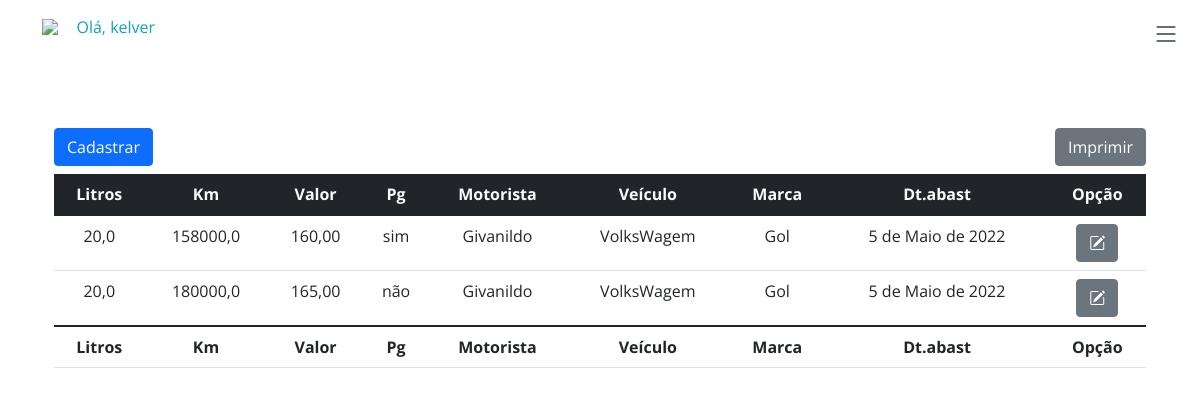
Page /abastecimento/ (signed in) on the committed database.
### core/models.py (models this page shows, shortened)
class Supply(models.Model):
    STATUS_CHOICES = (
        ('sim', 'Sim'),
        ('não', 'Não'),
    )
    amount_ofag_liters = models.FloatField('Quant de litros', blank=False)
    milee = models.FloatField('Kilometragem', blank=False)
    supply_value = models.DecimalField('Valor do abastecimento', decimal_places=2, max_digits=9, blank=False)
    payment = models.CharField('Pagamento', choices=STATUS_CHOICES, max_length=3)
    driver_name = models.CharField('Nome do motorista', max_length=50, blank=False)
    vehicle = models.ForeignKey(Vehicle, on_delete=models.CASCADE, verbose_name='Veículo')
    mark_supply = models.CharField('Marca', max_length=50, blank=False)
    date_supply = models.DateField('Data de abastecimento', blank=False)
    class Meta:
        verbose_name = 'Abastecimento'
        verbose_name_plural = 'Abastecimentos'
        ordering = ['-date_supply']

class Vehicle(models.Model):
    brand = models.CharField('Marca', max_length=30, blank=False)
    vehicle = models.CharField('Modelo', max_length=40, blank=False)
    color = models.CharField('Cor', max_length=20, blank=False)
    plate = models.CharField('Placa', max_length=10, blank=False)
    date_create = models.DateField('Data de Cadastro', blank=False)
    class Meta:
        verbose_name = 'Veículo'
        verbose_name_plural = 'Veículos'
        ordering = ['-date_create']
    def __str__(self):
        return self.brand

### core/views.py (the view, shortened to what this page needs)
# urls.py: path('abastecimento/', views.abast, name='abast'),
@login_required(login_url='login')
def abast(request):
    form = SuplyForm(request.POST or None)
    abastecimentos = Supply.objects.all()
    form = SuplyForm()
    return render(request, 'abast.html', {'abastecimentos': abastecimentos, 'form': form})

### core/templates/abast.html (shortened to what this page needs)
{% extends 'index.html' %}
{% load widget_tweaks %}
{% block content %}
<br><br><br><br><br>
<div class="container d-flex flex-column align-items-lg-start" id="fechar">
  <div class="container pt-2">
    <div class="row gy-4 gx-lg-4">
    </div>
  </div>
</div>
<div class="container d-flex flex-column align-items-lg-start">
  <div class="container">
    <button type="button" class="btn btn-primary" data-toggle="modal" data-target="#exampleModal" id="idabastecimento">Cadastrar</button>
    <a href="{% url 'export_excel_abastecimento' %}"><button type="button" class="btn btn-secondary float-end">Imprimir</button></a>
  </div>
</div>
<div class="container d-flex flex-column align-items-lg-start">
  <div class="container pt-2">
    <table class="table table-hover" id="tabela">
      <thead class="bg-dark text-light text-center">
        <tr>
          <th scope="col">Litros</th>
          <th scope="col">Km</th>
          <th scope="col">Valor</th>
          <th scope="col">Pg</th>
          <th scope="col">Motorista</th>
          <th scope="col">Veículo</th>
          <th scope="col">Marca</th>
          <th scope="col">Dt.abast</th>
          <th scope="col">Opção</th>
        </tr>
      </thead>
      <tbody class="text-center">
        {% for abastecimento in abastecimentos %}
        <tr>
          <td>{{ abastecimento.amount_ofag_liters }}</td>
          <td>{{ abastecimento.milee }}</td>
          <td>{{ abastecimento.supply_value }}</td>
          <td>{{ abastecimento.payment }}</td>
          <td>{{ abastecimento.driver_name }}</td>
          <td>{{ abastecimento.vehicle }}</td>
          <td>{{ abastecimento.mark_supply }}</td>
          <td>{{ abastecimento.date_supply }}</td>
          <td>
            <a href="{% url 'update_abast' abastecimento.id %}"><button class="btn btn-secondary bi bi-pencil-square" data-target="#exampleModal" data-toggle="modal"></button></a>
          </td>
        </tr>
        {% endfor %}
      </tbody>
      <tfoot class=" text-dark text-center">
        <th>Litros</th>
        <th>Km</th>
        <th>Valor</th>
        <th>Pg</th>
        <th>Motorista</th>
        <th>Veículo</th>
        <th>Marca</th>
        <th>Dt.abast</th>
        <th>Opção</th>
    </tfoot>
    </table>
  </div>
</div>
{% endblock %}

### core/templates/index.html (shortened to what this page needs)
<!DOCTYPE html>
<html lang="pt-BR">
{% load static %}
<head>
  <link href="{% static 'assets/vendor/bootstrap/css/bootstrap.min.css' %}" rel="stylesheet">
  <link href="{% static 'assets/vendor/bootstrap-icons/bootstrap-icons.css' %}" rel="stylesheet">
  <link href="{% static 'assets/vendor/aos/aos.css' %}" rel="stylesheet">
  <link href="{% static 'assets/vendor/glightbox/css/glightbox.min.css' %}" rel="stylesheet">
  <link href="{% static 'assets/vendor/swiper/swiper-bundle.min.css' %}" rel="stylesheet">
  <link href="{% static 'assets/css/variables.css' %}" rel="stylesheet">
  <link href="{% static 'assets/css/main.css' %}" rel="stylesheet">
  <link href="{% static 'assets/css/icones.css' %}" rel="stylesheet">
  <link rel="stylesheet" type="text/css" href="https://cdn.datatables.net/v/bs4/dt-1.11.5/datatables.min.css"/>
</head>
<body>
  {% block header %}
  <header id="header" class="header fixed-top" data-scrollto-offset="0">
    <div class="container d-flex align-items-center justify-content-between">
      {% if user.is_authenticated %}
      <a href="/" class="logo d-flex align-items-center scrollto me-auto me-lg-0">
        <img src="https://texbrasil.com.br/wp-content/uploads/2020/09/bonor-botoes.png">&nbsp;&nbsp; Olá, {{ user }}
      </a>
      <nav id="navbar" class="navbar">
        <i class="bi bi-list mobile-nav-toggle d-none"></i>
      </nav>
    </div>
    {% endif %}
  </header>
  {% endblock %}
  {% block content %}{% endblock %}
</body>
</html>

### core/static/assets/css/variables.css (style rules this page uses)
:root { --font-default: 'Open Sans', system-ui, -apple-system, "Segoe UI", Roboto, "Helvetica Neue", Arial, "Noto Sans", "Liberation Sans", sans-serif, "Apple Color Emoji", "Segoe UI Emoji", "Segoe UI Symbol", "Noto Color Emoji"; --font-primary: 'Source Sans Pro', sans-serif; --font-secondary: 'Poppins', sans-serif; --color-default: #1a1f24; --color-default-rgb: 26, 31, 36; --color-links: #0ea2bd; --color-links-hover: #1ec3e0; --color-primary: #0ea2bd; --color-primary-light: #1ec3e0; --color-primary-dark: #0189a1; --color-primary-rgb: 14, 162, 189; --color-primary-light-rgb: 30, 195, 224; --color-primary-dark-rgb: 1, 137, 161; --color-secondary: #485664; --color-secondary-light: #8f9fae; --color-secondary-dark: #3a4753; --color-secondary-rgb: 72, 86, 100; --color-secondary-light-rgb: 143, 159, 174; --color-secondary-dark-rgb: 58, 71, 83; --color-blue: #0d6efd; --color-blue-rgb: 13, 110, 253; --color-indigo: #6610f2; --color-indigo-rgb: 102, 16, 242; --color-purple: #6f42c1; --color-purple-rgb: 111, 66, 193; --color-pink: #f3268c; --color-pink-rgb: 243, 38, 140; --color-red: #df1529; --color-red-rgb: 223, 21, 4; --color-orange: #fd7e14; --color-orange-rgb: 253, 126, 20; --color-yellow: #ffc107; --color-yellow-rgb: 255, 193, 7; --color-green: #059652; --color-green-rgb: 5, 150, 82; --color-teal: #20c997; --color-teal-rgb: 32, 201, 151; --color-cyan: #0dcaf0; --color-cyan-rgb: 13, 202, 240; --color-white: #ffffff; --color-white-rgb: 255, 255, 255; --color-gray: #6c757d; --color-gray-rgb: 108, 117, 125; --color-black: #000000; --color-black-rgb: 0, 0, 0; }
:root { --bs-blue: var(--color-blue); --bs-indigo: var(--color-indigo); --bs-purple: var(--color-purple); --bs-pink: var(--color-pink); --bs-red: var(--color-red); --bs-orange: var(--color-orange); --bs-yellow: var(--color-yellow); --bs-green: var(--color-green); --bs-teal: var(--color-teal); --bs-cyan: var(--color-cyan); --bs-white: var(--color-white); --bs-gray: var(--color-gray); --bs-gray-dark: #343a40; --bs-gray-100: #f8f9fa; --bs-gray-200: #e9ecef; --bs-gray-300: #dee2e6; --bs-gray-400: #ced4da; --bs-gray-500: #adb5bd; --bs-gray-600: #6c757d; --bs-gray-700: #495057; --bs-gray-800: #343a40; --bs-gray-900: #212529; --bs-primary: var(--color-blue); --bs-secondary: var(--color-blue); --bs-success: #198754; --bs-info: #0dcaf0; --bs-warning: #ffc107; --bs-danger: #dc3545; --bs-light: #f8f9fa; --bs-dark: #212529; --bs-primary-rgb: var(--color-primary-rgb); --bs-secondary-rgb: var(--color-secondary-rgb); --bs-success-rgb: 25, 135, 84; --bs-info-rgb: 13, 202, 240; --bs-warning-rgb: 255, 193, 7; --bs-danger-rgb: 220, 53, 69; --bs-light-rgb: 248, 249, 250; --bs-dark-rgb: 33, 37, 41; --bs-white-rgb: var(--color-white-rgb); --bs-black-rgb: var(--color-black-rgb); --bs-body-color-rgb: var(--color-default-rgb); --bs-body-bg-rgb: 255, 255, 255; --bs-font-sans-serif: var(--font-default); --bs-font-monospace: SFMono-Regular, Menlo, Monaco, Consolas, "Liberation Mono", "Courier New", monospace; --bs-gradient: linear-gradient(180deg, rgba(255, 255, 255, 0.15), rgba(255, 255, 255, 0)); --bs-body-font-family: var(--font-default); --bs-body-font-size: 1rem; --bs-body-font-weight: 400; --bs-body-line-height: 1.5; --bs-body-color: var(--color-default); --bs-body-bg: #fff; }

### core/static/assets/css/main.css (style rules this page uses)
:root { scroll-behavior: smooth; }
a { color: var(--color-links); text-decoration: none; }
.header { padding: 15px 0; transition: all 0.5s; z-index: 997; }
.header .logo img { max-height: 40px; margin-right: 6px; }
@media (max-width: 1279px) { .navbar { position: fixed; top: 0; left: -100%; width: calc(100% - 70px); bottom: 0; transition: 0.3s; z-index: 9997; } }
@media (max-width: 1279px) { .mobile-nav-toggle { display: block !important; color: var(--color-secondary); font-size: 28px; cursor: pointer; line-height: 0; transition: 0.5s; position: fixed; top: 20px; z-index: 9999; right: 20px; } }

### rows in the picture
Supply: amount_ofag_liters "20,0", milee "158000,0", supply_value "160,00", payment "sim", driver_name "Givanildo", vehicle "VolksWagem", mark_supply "Gol", date_supply "5 de Maio de 2022"
Supply: amount_ofag_liters "20,0", milee "180000,0", supply_value "165,00", payment "não", driver_name "Givanildo", vehicle "VolksWagem", mark_supply "Gol", date_supply "5 de Maio de 2022"

### other values in the picture
{{ user }} "kelver"
